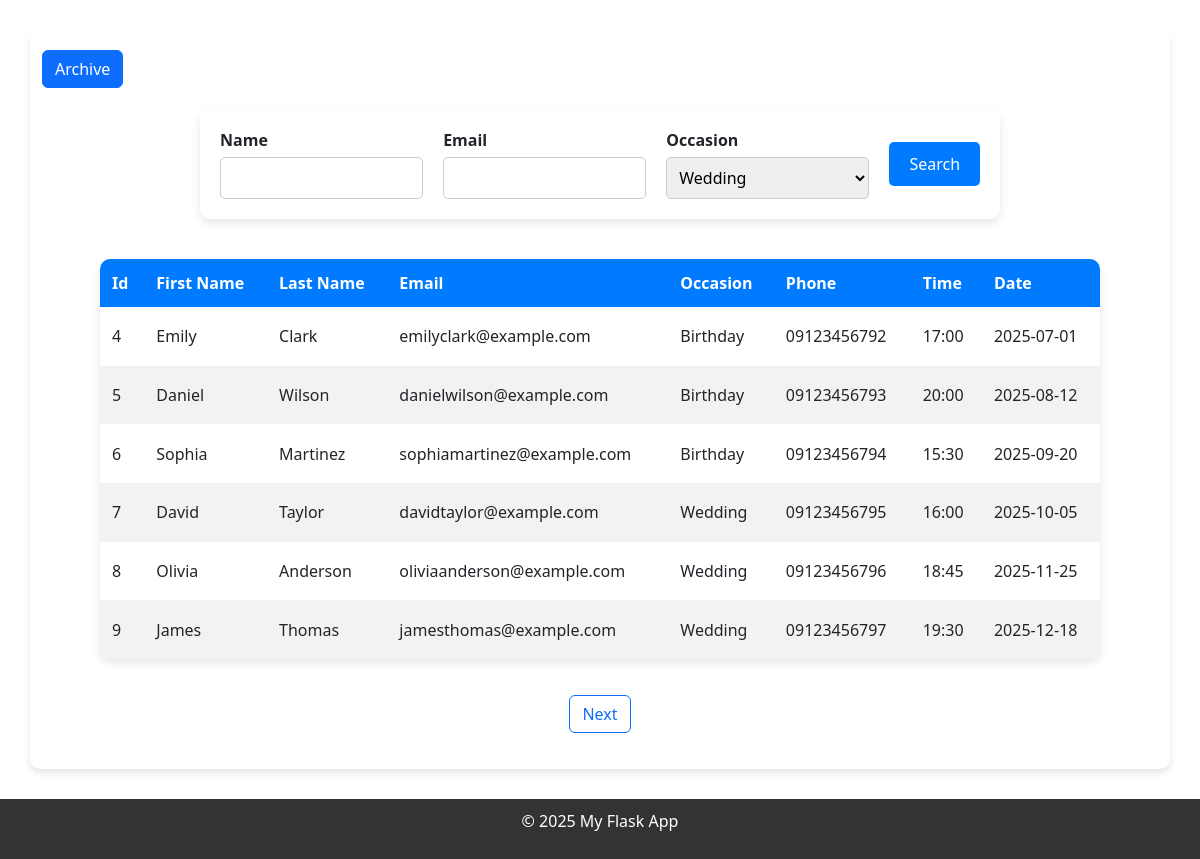
Screenshot of /contact_list/ with the database file from the repository.
### server_for_restaurant.py (models this page shows, shortened)
class ContactTb(db.Model):
    id = db.Column(db.Integer,primary_key=True)
    first_name = db.Column(db.String(20),nullable=False)
    last_name = db.Column(db.String(20),nullable=False)
    email = db.Column(db.String(45),nullable=False)
    occasion = db.Column(db.String(150),nullable=False)
    phone_number = db.Column(db.String(15), nullable=False)
    time_input = db.Column(db.String(255),nullable=False)
    date_input = db.Column(db.String(255),nullable=False)
    is_archive = db.Column(db.Boolean,default=False)

### server_for_restaurant.py (the view, shortened to what this page needs)
@app.route('/contact_list/', methods=['GET', 'POST'])
def booking_list():
    page = request.args.get('page',1,type=int)
    query = ContactTb.query.filter(ContactTb.is_archive==False)
    print(query)
    contact_list_data = query.paginate(page=page,per_page=6,error_out=False)
    print(contact_list_data)
    return render_template('owner_template/contact_list.html',contact_list_data=contact_list_data)

### templates/owner_template/contact_list.html (shortened to what this page needs)
{% extends "base_owner.html" %}
{% block content %}
<!DOCTYPE html>
<html lang="en">
<head>
<link href="https://cdn.jsdelivr.net/npm/bootstrap@5.3.5/dist/css/bootstrap.min.css" rel="stylesheet">
<div class="container">
  <button type="button" class="btn btn-primary" data-bs-toggle="modal" data-bs-target="#exampleModal">
    Archive
  </button>
  <div class="display_form">
    <form action="/contact_list/" method="POST" class="form-container">
      <div class="form-group">
        <label>Name</label>
        <input type="text" name="query_name">
      </div>
      <div class="form-group">
        <label>Email</label>
        <input type="text" name="query_email">
      </div>
      <div class="form-group">
        <label>Occasion</label>
        <select name="query_occasion">
          <option value="Wedding">Wedding</option>
        </select>
      </div>
      <button type="submit" class="submit-btn">Search</button>
    </form>
  </div>
  <div class="table_div">
    <table>
      <thead>
        <tr>
          <th>Id</th>
          <th>First Name</th>
          <th>Last Name</th>
          <th>Email</th>
          <th>Occasion</th>
          <th>Phone</th>
          <th>Time</th>
          <th>Date</th>
        </tr>
      </thead>
      <tbody>
        {% for item in contact_list_data.items %}
        <tr>
          <td>{{ item.id }}</td>
          <td>{{ item.first_name }}</td>
          <td>{{ item.last_name }}</td>
          <td>{{ item.email }}</td>
          <td>{{ item.occasion }}</td>
          <td>{{ item.phone_number }}</td>
          <td>{{ item.time_input }}</td>
          <td>{{ item.date_input }}</td>
        </tr>
        {% else %}
        <tr>
          <td colspan="8" style="text-align: center; font-weight: bold; color: red;">No Data Found</td>
        </tr>
        {% endfor %}
      </tbody>
    </table>
  </div>
  <div class="d-flex justify-content-center my-3">
    {% if contact_list_data.has_next %}
    <a class="btn btn-outline-primary mx-2" href="{{ url_for('booking_list', page=contact_list_data.next_num) }}">Next</a>
    {% endif %}
  </div>
</div>
{% endblock %}

### templates/base_owner.html (style rules this page uses)
html,body { height:100%; margin:0; padding:0; display:flex; flex-direction:column; font-family: Arial, sans-serif; margin: 0; padding: 0; background-color: blanchedalmond; }
.container { width: 90%; max-width: 1100px; margin: 30px auto; background: #ffffff; padding: 20px; box-shadow: 0px 4px 6px rgba(0, 0, 0, 0.1); border-radius: 10px; }
.display_form { display: flex; justify-content: center; padding: 20px 0; }
.form-container { display: flex; flex-wrap: wrap; gap: 20px; align-items: center; width: 100%; max-width: 800px; background: #ffffff; padding: 20px; border-radius: 10px; box-shadow: 0 4px 8px rgba(0, 0, 0, 0.1); }
.form-group { display: flex; flex-direction: column; flex: 1; min-width: 200px; }
.form-group label { font-weight: bold; margin-bottom: 5px; }
.form-group input, .form-group select { padding: 8px; border: 1px solid #ccc; border-radius: 5px; font-size: 16px; }
.submit-btn { padding: 10px 20px; background-color: #007BFF; color: white; border: none; cursor: pointer; border-radius: 5px; font-size: 16px; }
.table_div { display: flex; justify-content: center; padding: 20px 0; }
table { width: 100%; max-width: 1000px; border-collapse: collapse; background: #fff; box-shadow: 0 4px 8px rgba(0, 0, 0, 0.1); border-radius: 10px; min-height:400px; overflow: hidden; }
thead { background-color: #007BFF; color: white; }
th, td { padding: 12px; text-align: left; border-bottom: 1px solid #ddd; }
tbody tr:nth-child(even) { background-color: #f2f2f2; }

### rows the page displays
ContactTb: id "4", first_name "Emily", last_name "Clark", email "emilyclark@example.com", occasion "Birthday", phone_number "09123456792", time_input "17:00", date_input "2025-07-01"
ContactTb: id "5", first_name "Daniel", last_name "Wilson", email "danielwilson@example.com", occasion "Birthday", phone_number "09123456793", time_input "20:00", date_input "2025-08-12"
ContactTb: id "6", first_name "Sophia", last_name "Martinez", email "sophiamartinez@example.com", occasion "Birthday", phone_number "09123456794", time_input "15:30", date_input "2025-09-20"
ContactTb: id "7", first_name "David", last_name "Taylor", email "davidtaylor@example.com", occasion "Wedding", phone_number "09123456795", time_input "16:00", date_input "2025-10-05"
ContactTb: id "8", first_name "Olivia", last_name "Anderson", email "oliviaanderson@example.com", occasion "Wedding", phone_number "09123456796", time_input "18:45", date_input "2025-11-25"
ContactTb: id "9", first_name "James", last_name "Thomas", email "jamesthomas@example.com", occasion "Wedding", phone_number "09123456797", time_input "19:30", date_input "2025-12-18"
